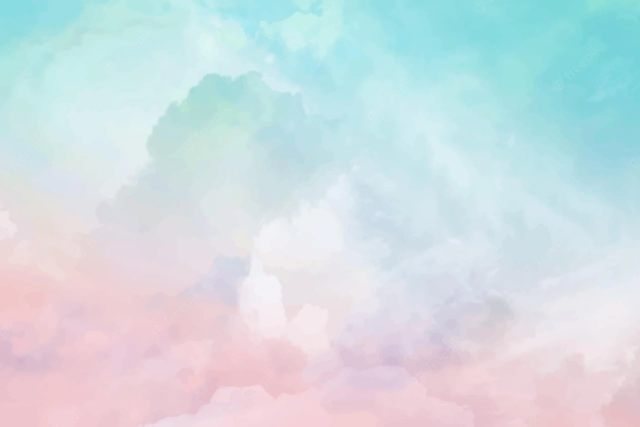
#> input picture background .webp, 1280 x 853 px (shown at 1/2 size); its folder holds only this picture in this run
$ python -i main.py   (imports and definitions only)
#> lines starting #> are read from the running program, lines starting #| are printed output that depends on the picture
# import the necessary packages
from tkinter import *
from PIL import Image
from PIL import ImageTk
from tkinter import filedialog as tkFileDialog
import numpy as np
import cv2
from tkinter import messagebox as ms
from math import sqrt, exp
import  matplotlib.pyplot as py
import math

image = None
image1 = None
edged = None
mas_k = None


# region Important Function
# [154 lines left out: functions add_padding, aplay_filter, not called in this run]
# endregion


"""____________________________________________________________________________"""

filters_need_img_size_number = ["unsharpen masking", "butterworth high pass",
                                "butterworth low pass"]
"""____________________________________________________________________________"""


# [10 lines left out: function choice_need_img_size_number, not called in this run]
    # except:
    #     ms.showerror('Error!', 'You must choose a filter')


"""____________________________________________________________________________"""

filters_two_img = ["histogram matching", "add two images", "subtract two images"]#,
 #                  "watermark"]

"""____________________________________________________________________________"""


# [13 lines left out: function choice_two_img, not called in this run]
    # except:
    #     ms.showerror('Error!', 'You must choose a filter')


"""____________________________________________________________________________"""
# "minimize"
filters_need_img_size = ["one order maximize", "Brightness", "power law",
                         "maximum filter", "mean filter", "median filter", "minimum filter",
                         "quantization", "weight filter", "point edg detiction filters",
                         "sharpening filter", "ideal high pass filter", "gaussian high pass filter",
                         "ideal low pass filter", "gaussian low pass filter", "geometric mean Filter",
                         "Mid-point Filter"
                         ]

"""____________________________________________________________________________"""


# [41 lines left out: function choice_need_img_size, not called in this run]
    # except:
    #     ms.showerror('Error!', 'You must choose a filter')


"""____________________________________________________________________________"""

filters_need_img = ["convert to gray", "contrast", "histogram equalization",
                    "image negative", "edge horizontal filter", "edge vertical Filter",
                    "edge diagonal\_Filter", "edge diagonal/_Filter", "Sharpening horizontal filter",
                    "Sharpening vertical filter", "Sharpening diagonal_r_Filter",
                    "Sharpening diagonal_l_Filter"
                    ]

"""____________________________________________________________________________"""


# [29 lines left out: function choice_need_img, not called in this run]
    # except:
    #     ms.showerror('Error!', 'You must choose a filter')


"""____________________________________________________________________________"""


def mask(mas_k, image):
    if mas_k == 0:
        return order1_max(image, int(sp.get()))
    elif mas_k == 1:
        return minimize(image, int(sp.get()))
    elif mas_k == 2:
        return gray_avg(image)
    elif mas_k == 3:
        return brightness(image, int(sp.get()))
    elif mas_k == 4:
        return contrast(image, 0, 255)
    elif mas_k == 5:
        return power_law(image, float(sp.get()))
    elif mas_k == 6:
        return equalization(image)
    elif mas_k == 7:
        return matching(image1, image)
    elif mas_k == 8:
        return image_algebra(image, image1,'+')
    elif mas_k == 9:
        return image_algebra(image, image1, '-')
    elif mas_k == 10:
        return negative(image)
    elif mas_k == 11:
        return max_Filter(int(sp.get()), image)
    elif mas_k == 12:
        return mean_Filter(int(sp.get()), image)
    elif mas_k == 13:
        return median_Filter(int(sp.get()), image)
    elif mas_k == 14:
        return mini_Filter(int(sp.get()), image)
    elif mas_k == 15:
        return quantization(image, int(sp.get()))
    elif mas_k == 16:
        return weight_Filter(int(sp.get()), image)
    elif mas_k == 17:
        return edg_horizontal_Filter(image)
    elif mas_k == 18:
        return edg_vertical_Filter(image)
    elif mas_k == 19:
        return edg_diagonal_r_Filter(image)
    elif mas_k == 20:
        return edg_diagonal_l_Filter(image)
    elif mas_k == 21:
        return edg_point_Filter(int(sp.get()), image)
    elif mas_k == 22:
        return Sharpening_horizontal_Filter(image)
    elif mas_k == 23:
        return Sharpening_vertical_Filter(image)
    elif mas_k == 24:
        return Sharpening_diagonal_r_Filter(image)
    elif mas_k == 25:
        return Sharpening_diagonal_l_Filter(image)
    elif mas_k == 26:
        return sharpening_Filter(int(sp.get()), image)
    elif mas_k == 27:
        return ideal_hpf(int(sp.get()), image)
    elif mas_k == 28:
        return gaussian_hpf(int(sp.get()), image)
    elif mas_k == 29:
        return ideal_lpf(int(sp.get()), image)
    elif mas_k == 30:
        return gaussian_lpf(int(sp.get()), image)
    elif mas_k == 31:
        return geometric_mean_Filter(int(sp.get()), image)
    elif mas_k == 32:
        return mid_point_Filter(int(sp.get()), image)
    elif mas_k == 33:
        return unsharpen_masking(int(sp2.get()), image, int(sp3.get()))
    elif mas_k == 34:
        return butterworth_hpf(int(sp2.get()), int(sp3.get()), image)
    elif mas_k == 35:
        return butterworth_lpf(int(sp2.get()), int(sp3.get()), image)
    elif mas_k == 36:
        return #watermark(image1, image)


"""_______________________________Mid-point Filter_________________________"""

# [43 lines left out: function mid_point_Filter, not called in this run]

"""_________________________geometric mean Filter_____________________________"""


# [34 lines left out: function geometric_mean_Filter, not called in this run]

"""________________________________weight Filter_______________________________"""


# [22 lines left out: function weight_Filter, not called in this run]

"""_____________________________unsharpen masking______________________________"""


# [15 lines left out: function unsharpen_masking, not called in this run]


"""________________________________quantization Filter_______________________________"""


# [53 lines left out: function quantization, not called in this run]

""""________________________________non linear smoothing ______________________"""


# [65 lines left out: function smoothing_nonlinear, not called in this run]

"""________________________________minimum Filter_______________________________"""


def mini_Filter(mask_size, ori_img):
    return smoothing_nonlinear(ori_img, type_smoothing=1,  k = mask_size, type_padding = False)


"""_______________________mean Filter____________________________________"""


# [15 lines left out: function mean_Filter, not called in this run]


"""_______________________maximum Filter____________________________________"""


def max_Filter(mask_size, ori_img):
    return smoothing_nonlinear(ori_img, type_smoothing=2,  k = mask_size, type_padding = False)


"""___________________________ add two images _______________________________________"""


# [65 lines left out: function image_algebra, not called in this run]


"""___________________________ negative _______________________________________"""

# [36 lines left out: function negative, not called in this run]

"""___________________________ brightness _______________________________________"""


# [51 lines left out: function brightness, not called in this run]

"""___________________________ contrast _______________________________________"""


# [54 lines left out: function contrast, not called in this run]


"""___________________________convert_to_gray_______________________________________"""


# [125 lines left out: functions gray_simple, gray_avg, gray_lum, gray_dest, gray_max, gray_min, not called in this run]


"""__________________________histogram matching function_____________________________ """


# [76 lines left out: functions histogram_equalization, matching, not called in this run]


"""function for adding watermark image to origenal image (using bit_plane slicing)"""

distance = lambda pixel, centre: np.sqrt(((pixel[0] - centre[0])** 2) + ((pixel[1] - centre[1])** 2) )


# [105 lines left out: functions lowpass, highpass, not called in this run]

"""_____________________________ideal low pass filter__________________________________ """

def ideal_lpf(d0, img):
    return lowpass(img, type_pass=0, threshold=d0)

"""_______________________________gaussian low pass filter_______________________ """


def gaussian_lpf(d0, img):
    return lowpass(img, type_pass=2, threshold=d0)


"""_________________________butterworth low pass filter_______________________________"""


def butterworth_lpf(d0, n, img):
    return lowpass(img, type_pass=1, threshold=d0, n=n)


"""____________________________________ideal high pass filter________________________ """


def ideal_hpf(d0, img):
    return highpass(img, type_pass=0, threshold=d0)


"""_______________________________gaussian high pass filter_________________________ """


def gaussian_hpf(d0, img):
    return highpass(img, type_pass=2, threshold=d0)


"""_____________________________butterworth high pass filter______________________ """


def butterworth_hpf(d0, n, img):
    return highpass(img, type_pass=1, threshold=d0, n=n)


# """____________________________________horizontal_Filter______________________________"""
# [50 lines left out: function edge_detection, not called in this run]

def edg_horizontal_Filter(img):
    return edge_detection(img, type_edge=1)

"""______________________________________vertical_Filter_______________________"""


def edg_vertical_Filter(img):
    return edge_detection(img, type_edge=2)


"""________________________________diagonal\_Filter_____________________________"""


def edg_diagonal_r_Filter(img):pass
    # [36 lines of commented-out code are left out]
def edg_diagonal_l_Filter(img):pass
# [36 lines of commented-out code are left out]
def edg_point_Filter(mask_size, ori_img):pass
# [39 lines of commented-out code are left out]
def Sharpening_horizontal_Filter(ori_img):pass
# [37 lines of commented-out code are left out]
def Sharpening_vertical_Filter(ori_img):pass
# [37 lines of commented-out code are left out]
def Sharpening_diagonal_r_Filter(ori_img):pass
# [37 lines of commented-out code are left out]
def Sharpening_diagonal_l_Filter(ori_img):pass
# [37 lines of commented-out code are left out]
def sharpening_Filter(mask_size, ori_img):pass
# [39 lines of commented-out code are left out]
# [72 lines left out: functions equalization, power_law, not called in this run]

def minimize(img, reduc):pass
# [11 lines of commented-out code are left out]

"""___________________________one order maximize_______________________________________"""

# [131 lines left out: function direct_mapp, not called in this run]
def order1_max(img, fact):
    return direct_mapp(img, fact, True)

def median_Filter(mask_size, ori_img):pass

# [34 lines of commented-out code are left out]

"""___________________________select image_______________________________________"""


def select_image():
    # grab a reference to the image panels
    global panelA, panelB, image, edged
    # open a file chooser dialog and allow the user to select an input
    # image
    path = tkFileDialog.askopenfilename(filetypes=(("jpg files", "*.jpg"),
                                                   ("webp", "*.webp"), ("png", "*.png"), ("jpeg", "*.jpeg"),
                                                   ("pjp", "*.pjp")))
#> the answer given: background .webp
    # ensure a file path was selected
    if len(path) > 0:

        # load the image from disk, convert it to grayscale, and detect
        # edges in it

        image = cv2.cvtColor(cv2.imread(path, cv2.COLOR_BGR2RGB), cv2.COLOR_BGR2RGB)
        edged = mask(mas_k, image)

        # convert the images to PIL format...
        image = Image.fromarray(cv2.resize(image, (300, 250), interpolation=cv2.INTER_AREA))
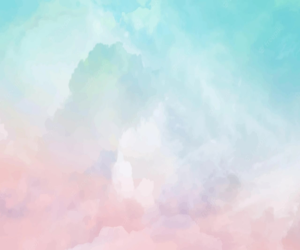
#> image: PIL image 300x250 RGB; mean R, G, B 208.1, 221.3, 226.4
#> (the run stopped early here; a loop or call above may not have finished)
